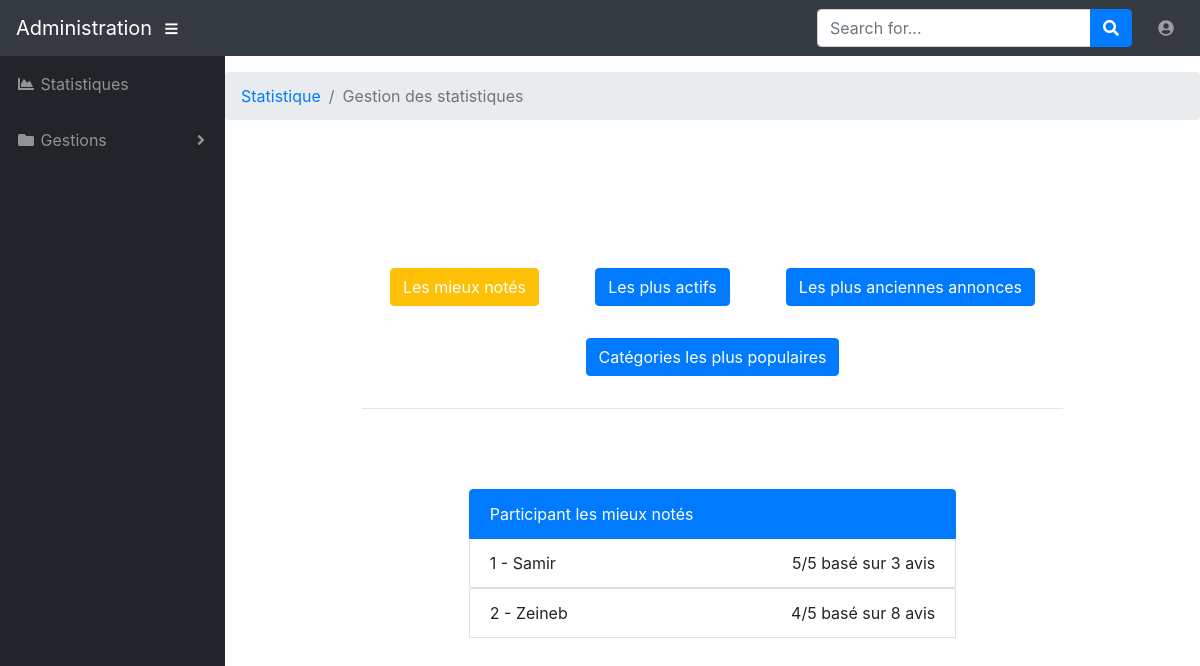
The page /admin/statistiques.php (signed in) on the database its author committed.
### tables this page shows
CREATE TABLE `membre` (
  `id_membre` int(11) NOT NULL,
  `pseudo` varchar(255) NOT NULL,
  `mdp` varchar(255) NOT NULL,
  `nom` varchar(255) NOT NULL,
  `prenom` varchar(255) NOT NULL,
  `telephone` varchar(20) NOT NULL,
  `email` varchar(255) NOT NULL,
  `civilite` enum('m','f') NOT NULL,
  `statut` int(1) NOT NULL,
  `date_enregistrement` datetime NOT NULL
);

### admin/statistiques.php (the view, shortened to what this page needs)
<?php
include_once('../inc/init.inc.php');
$membreMieuxNotes = $pdo->prepare("SELECT m.id_membre, m.pseudo, COUNT(n.id_note) as nbNote, AVG(n.note) as moyenneNote
                                        FROM note n
                                        LEFT JOIN membre m ON m.id_membre = n.membre_id2
                                        GROUP BY id_membre
                                        ORDER BY AVG(n.note) DESC
                                        LIMIT 5");
$membreMieuxNotes->execute();
$resultatMieuxNotes = $membreMieuxNotes ->fetchAll(PDO::FETCH_ASSOC);
include_once('inc/header.inc.php');
include_once('inc/nav.inc.php');
?>
<div id="content-wrapper">
    <div class="container-fluid">
        <ol class="breadcrumb">
            <li class="breadcrumb-item">
                <a href="#">Statistique</a>
            </li>
            <li class="breadcrumb-item active">Gestion des statistiques</li>
        </ol>
        <div class="starter-template container w-75">
            <div class="conteneurBouton d-flex flex-wrap justify-content-around">
                <a href="?action=lesMieuxNotes#1" class="btn m-3 <?php if((isset($_GET['action']) && $_GET['action']=='lesMieuxNotes') || !isset($_GET['action'])){echo 'btn-warning text-white';}else{echo 'btn-primary';} ?>">Les mieux notés</a>
                <a href="?action=lesPlusActifs#2" class="btn m-3 <?php if(isset($_GET['action']) && $_GET['action']=='lesPlusActifs'){echo 'btn-warning text-white';}else{echo 'btn-primary';} ?>">Les plus actifs</a>
                <a href="?action=lesPlusAnciens#3" class="btn m-3 <?php if(isset($_GET['action']) && $_GET['action']=='lesPlusAnciens'){echo 'btn-warning text-white';}else{echo 'btn-primary';} ?>">Les plus anciennes annonces</a>
                <a href="?action=lesPlusPopulaire#4" class="btn m-3 <?php if(isset($_GET['action']) && $_GET['action']=='lesPlusPopulaire'){echo 'btn-warning text-white';}else{echo 'btn-primary';} ?>">Catégories les plus populaires</a>
            </div>
            <hr>
        </div>
       <?php
        if ((isset($_GET['action']) && $_GET['action'] == "lesMieuxNotes") || !isset($_GET['action'])){
        ?>
        <ul class="list-group" id="1">
            <li class="list-group-item  w-50 active mx-auto">Participant les mieux notés</li>
            <?php
            $i=1;
            foreach($resultatMieuxNotes as $leResultat){
                ?>
            <li class="list-group-item w-50 mx-auto">
                <div class="d-inline-block" title="<?php echo 'id=' . $leResultat['id_membre']; ?>"><?php echo $i . " - " . ucfirst($leResultat['pseudo']) ?></div>
                <div class="conteneurResultat d-inline-block float-right">
                    <span class=""><?php echo round($leResultat['moyenneNote'], 2); ?>/5</span>
                    <span class=""> basé sur <?php echo $leResultat['nbNote']; ?> avis</span>
                </div>
            </li>
        </ul>
            <?php
            $i++;
            }
        }
            ?>
        <?php
include_once('inc/footer.inc.php');

### css/style.css (style rules this page uses)
body, html { min-height: 100vh; position: relative; }
.container-fluid { height: 400px; padding: 0; }
.container { padding-top: 100px; margin-bottom: 80px; box-sizing: border-box; }
.starter-template { text-align: center; }

### rows shown on the page
membre: pseudo "Samir", moyenneNote "5", nbNote "3"
membre: pseudo "Zeineb", moyenneNote "4", nbNote "8"
